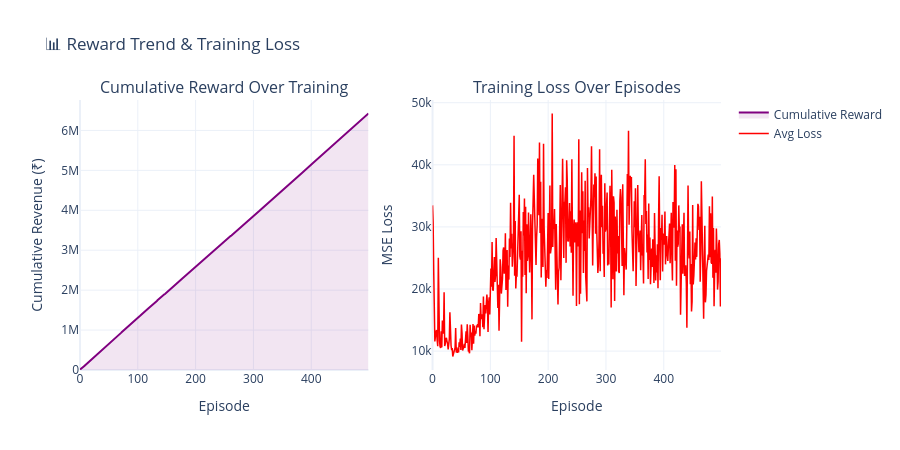

The notebook cell this image was saved under:
### Code cell
# Dashboard 3: Reward Trend + Loss


fig3 = make_subplots(
    rows=1, cols=2,
    subplot_titles=(
        'Cumulative Reward Over Training',
        'Training Loss Over Episodes'
    )
)

# Cumulative reward
fig3.add_trace(
    go.Scatter(
        x    = dqn_history['episode'],
        y    = dqn_history['cumulative_reward'],
        mode = 'lines',
        name = 'Cumulative Reward',
        line = dict(color='purple', width=2),
        fill = 'tozeroy',
        fillcolor = 'rgba(128,0,128,0.1)'
    ),
    row=1, col=1
)

# Training loss
fig3.add_trace(
    go.Scatter(
        x    = dqn_history['episode'],
        y    = dqn_history['avg_loss'],
        mode = 'lines',
        name = 'Avg Loss',
        line = dict(color='red', width=1.5)
    ),
    row=1, col=2
)

fig3.update_layout(
    title_text = '📊 Reward Trend & Training Loss',
    height     = 450,
    template   = 'plotly_white'
)

fig3.update_xaxes(title_text='Episode', row=1, col=1)
fig3.update_xaxes(title_text='Episode', row=1, col=2)
fig3.update_yaxes(title_text='Cumulative Revenue (₹)', row=1, col=1)
fig3.update_yaxes(title_text='MSE Loss', row=1, col=2)

fig3.show()
print(f"Total cumulative revenue : ₹{dqn_history['cumulative_reward'].iloc[-1]:,.2f}")
print(f"Final avg loss           : {dqn_history['avg_loss'].iloc[-1]:.4f}")

### Figure 1 — Plotly figure (JSON) as saved in the notebook; plotly's stock layout.template omitted (floating-point values rounded to 4 significant figures; data arrays with more than 128 entries replaced by an {"elided": "..."} marker saying what was removed)
{"data": [{"fill": "tozeroy", "fillcolor": "rgba(128,0,128,0.1)", "line": {"color": "purple", "width": 2}, "mode": "lines", "name": "Cumulative Reward", "type": "scatter", "x": {"elided": "500 int values"}, "xaxis": "x", "y": {"elided": "500 float values"}, "yaxis": "y"}, {"line": {"color": "red", "width": 1.5}, "mode": "lines", "name": "Avg Loss", "type": "scatter", "x": {"elided": "500 int values"}, "xaxis": "x2", "y": {"elided": "500 float values"}, "yaxis": "y2"}], "layout": {"annotations": [{"font": {"size": 16}, "showarrow": false, "text": "Cumulative Reward Over Training", "x": 0.225, "xanchor": "center", "xref": "paper", "y": 1, "yanchor": "bottom", "yref": "paper"}, {"font": {"size": 16}, "showarrow": false, "text": "Training Loss Over Episodes", "x": 0.775, "xanchor": "center", "xref": "paper", "y": 1, "yanchor": "bottom", "yref": "paper"}], "height": 450, "title": {"text": "📊 Reward Trend & Training Loss"}, "xaxis": {"anchor": "y", "domain": [0, 0.45], "title": {"text": "Episode"}}, "xaxis2": {"anchor": "y2", "domain": [0.55, 1], "title": {"text": "Episode"}}, "yaxis": {"anchor": "x", "domain": [0, 1], "title": {"text": "Cumulative Revenue (₹)"}}, "yaxis2": {"anchor": "x2", "domain": [0, 1], "title": {"text": "MSE Loss"}}}}
